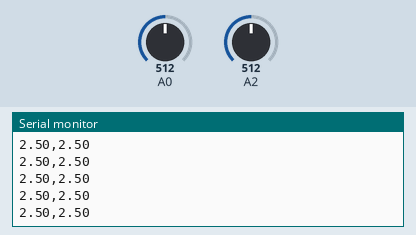
This sketch was run on a simulated Arduino Uno, built with avr-gcc and run on an emulated ATmega328P. On the bench: the last lines printed to the serial monitor. The inputs (shaded band) are chosen by the test bench; at power-on: A0 = 512, A2 = 512.

Above: at 1.2 s.
1.3 s: A0 set to 716
At 1.34 s:
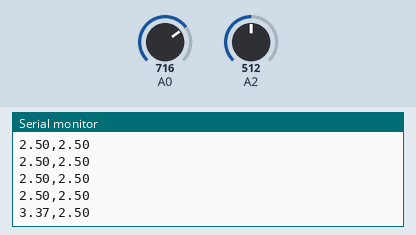
2.8 s: A2 set to 716
At 2.88 s:
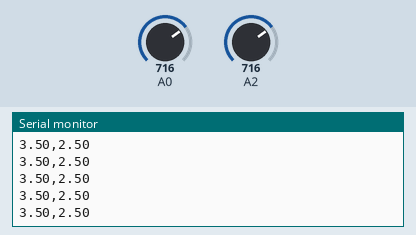
4.3 s: A0 set to 900
At 4.33 s:
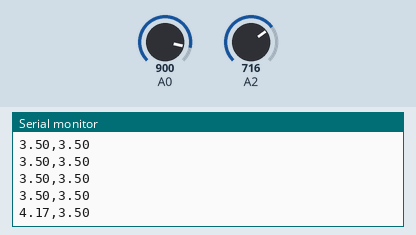
5.8 s: A2 set to 900
At 5.88 s:
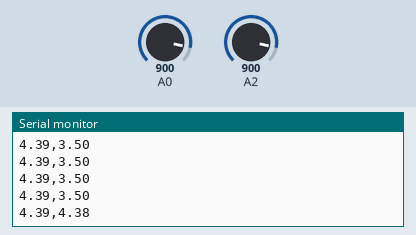
Timing chart, 0 to 8.3 s (numbered marks = the images above; inputs shaded):
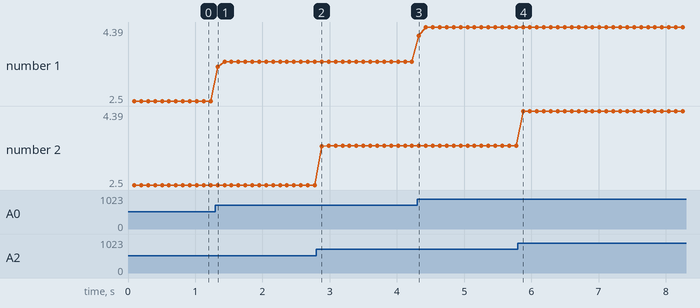

Measured:
- after the input at 1.3 s, the serial monitor: prints a new line at once (image 1)
- after the input at 4.3 s, the serial monitor: prints a new line at once (image 3)
- after the input at 5.8 s, the serial monitor: prints a new line after 0.08 s (image 4)
- plotted number 1: 2.5 → 3.5 after the input at 1.3 s, 3.5 → 4.39 after the input at 4.3 s

The sketch:

radiometro.ino
```cpp
float temp=0;
float power=0;
int tempInt=0;
int powerInt=0;

void setup() {
  // put your setup code here, to run once:
  Serial.begin(9600);
}

void loop() {

  tempInt = analogRead(A0);
  powerInt = analogRead(A2);
  for (int i = 1; i <= 9; i++) {
    tempInt = 0.5*(tempInt+analogRead(A0));
    powerInt = 0.5*(powerInt+analogRead(A2));
    delay(10);
  }

  temp = tempInt*5.0/1024.0;
  power = powerInt*5.0/1024.0;

  // print out the value you read:
  Serial.print(temp);Serial.print(",");Serial.println(power);
  delay(10);  // delay in between reads for stability

}
```
